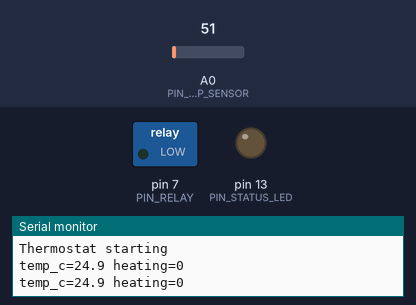
Recording of a sketch running on a simulated Arduino Nano, built with avr-gcc and run on an emulated ATmega328P. Parts: switched loads named in the sketch (green lamp = pin HIGH), output pins drawn as LEDs (lit = HIGH), the last lines printed to the serial monitor. The inputs (shaded band) are chosen by the test bench; at power-on: A0 (PIN_TEMP_SENSOR) = 51.

Above: at 2.8 s.
2.9 s: A0 (PIN_TEMP_SENSOR) set to 46
4.4 s: A0 (PIN_TEMP_SENSOR) set to 38
At 6.2 s:
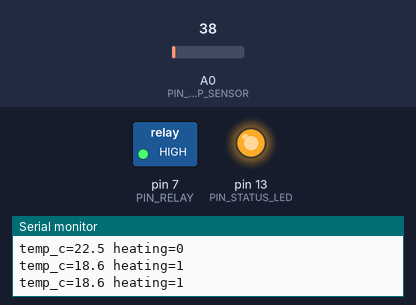
6.5 s: A0 (PIN_TEMP_SENSOR) set to 61
At 7.8 s:
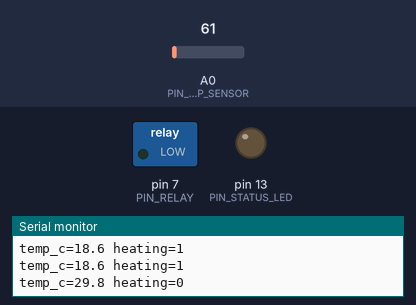
8.5 s: A0 (PIN_TEMP_SENSOR) set to 30
At 9.4 s:
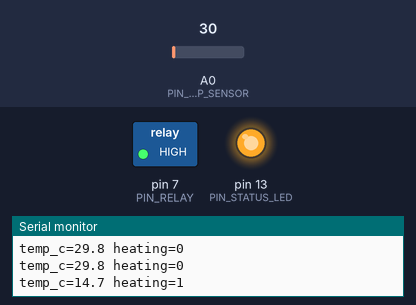
Timing chart, 0 to 11.5 s (numbered marks = the images above; inputs shaded):
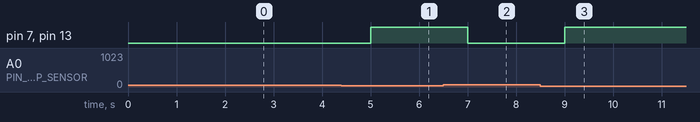

The sketch:

Thermostat.ino
```cpp
// Thermostat firmware entry point (Arduino Nano / ATmega328P).

#include "config.h"

bool heating = false;
unsigned long lastSampleMs = 0;

// TODO: replace with the real sensor driver once the sensor is chosen.
float readTemperatureC() {
  int raw = analogRead(PIN_TEMP_SENSOR);
  return raw * (5.0 / 1023.0) * 100.0;  // Placeholder: LM35-style 10 mV/°C
}

// Bang-bang control with hysteresis to avoid rapid relay cycling.
void updateControl(float tempC) {
  if (!heating && tempC < SETPOINT_C - HYSTERESIS_C) {
    heating = true;
  } else if (heating && tempC > SETPOINT_C + HYSTERESIS_C) {
    heating = false;
  }
  digitalWrite(PIN_RELAY, heating ? HIGH : LOW);
  digitalWrite(PIN_STATUS_LED, heating ? HIGH : LOW);
}

void setup() {
  Serial.begin(SERIAL_BAUD);
  pinMode(PIN_RELAY, OUTPUT);
  pinMode(PIN_STATUS_LED, OUTPUT);
  digitalWrite(PIN_RELAY, LOW);
  Serial.println(F("Thermostat starting"));
}

void loop() {
  unsigned long now = millis();
  if (now - lastSampleMs < SAMPLE_INTERVAL_MS) {
    return;
  }
  lastSampleMs = now;

  float tempC = readTemperatureC();
  updateControl(tempC);

  Serial.print(F("temp_c="));
  Serial.print(tempC, 1);
  Serial.print(F(" heating="));
  Serial.println(heating ? 1 : 0);
}
```

config.h
```cpp
// Hardware pin assignments and control tuning for the thermostat.
#pragma once

#include <Arduino.h>

// --- Pins ---
const uint8_t PIN_TEMP_SENSOR = A0;          // Temperature sensor input
const uint8_t PIN_RELAY       = 7;           // Heater/HVAC relay output
const uint8_t PIN_STATUS_LED  = LED_BUILTIN; // On-board LED (D13)

// --- Control ---
const float SETPOINT_C   = 21.0;  // Target temperature
const float HYSTERESIS_C = 0.5;   // Dead band either side of setpoint

// --- Timing ---
const unsigned long SAMPLE_INTERVAL_MS = 1000;

// --- Serial ---
const unsigned long SERIAL_BAUD = 115200;
```

Measured:
- the behaviour switches between 42 and 41 on A0 (PIN_TEMP_SENSOR) (found by bisection; images 0 and 1)
- after the input at 4.4 s, pin 7 (PIN_RELAY), pin 13 (PIN_STATUS_LED): LOW → HIGH after 0.60 s
- after the input at 6.5 s, pin 7 (PIN_RELAY), pin 13 (PIN_STATUS_LED): HIGH → LOW after 0.50 s
- after the input at 8.5 s, pin 7 (PIN_RELAY), pin 13 (PIN_STATUS_LED): LOW → HIGH after 0.50 s
